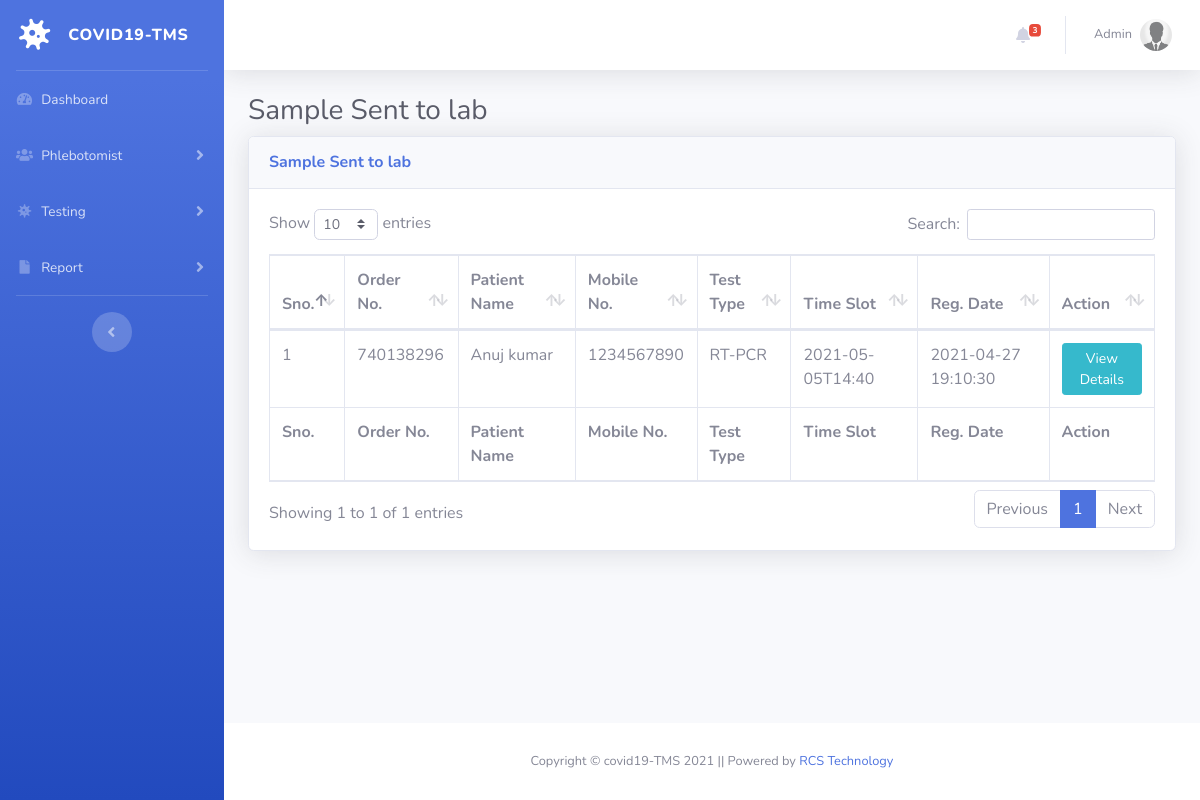
Page /samplesent-lab-test.php (signed in) on the committed database.
### tables this page shows
CREATE TABLE `tbltestrecord` (
  `id` int(11) NOT NULL,
  `OrderNumber` bigint(14) DEFAULT NULL,
  `PatientMobileNumber` bigint(14) DEFAULT NULL,
  `TestType` varchar(100) DEFAULT NULL,
  `TestTimeSlot` varchar(120) DEFAULT NULL,
  `ReportStatus` varchar(100) DEFAULT NULL,
  `FinalReport` varchar(150) DEFAULT NULL,
  `ReportUploadTime` varchar(200) DEFAULT NULL,
  `RegistrationDate` timestamp NULL DEFAULT current_timestamp(),
  `AssignedtoEmpId` varchar(150) DEFAULT NULL,
  `AssigntoName` varchar(180) DEFAULT NULL,
  `AssignedTime` varchar(100) DEFAULT NULL
);

CREATE TABLE `tblpatients` (
  `id` int(11) NOT NULL,
  `FullName` varchar(120) DEFAULT NULL,
  `MobileNumber` bigint(12) DEFAULT NULL,
  `DateOfBirth` date DEFAULT NULL,
  `GovtIssuedId` varchar(150) DEFAULT NULL,
  `GovtIssuedIdNo` varchar(150) DEFAULT NULL,
  `FullAddress` varchar(255) DEFAULT NULL,
  `State` varchar(200) DEFAULT NULL,
  `RegistrationDate` timestamp NOT NULL DEFAULT current_timestamp()
);

### samplesent-lab-test.php (the view, shortened to what this page needs)
<?php session_start();
include_once('includes/config.php');
if (strlen($_SESSION['aid']==0)) {
  header('location:logout.php');
  } else{
?>
<!DOCTYPE html>
<html lang="en">
<head>
    <link href="vendor/fontawesome-free/css/all.min.css" rel="stylesheet" type="text/css">
    <link href="css/sb-admin-2.min.css" rel="stylesheet">
    <link href="vendor/datatables/dataTables.bootstrap4.min.css" rel="stylesheet">
</head>
<body id="page-top">
    <div id="wrapper">
  <?php include_once('includes/sidebar.php');?>
        <div id="content-wrapper" class="d-flex flex-column">
            <div id="content">
<?php include_once('includes/topbar.php');?>
                <div class="container-fluid">
                    <h1 class="h3 mb-2 text-gray-800">Sample Sent to lab</h1>
                    <div class="card shadow mb-4">
                        <div class="card-header py-3">
                            <h6 class="m-0 font-weight-bold text-primary">Sample Sent to lab</h6>
                        </div>
                        <div class="card-body">
                            <div class="table-responsive">
                                <form name="assignto" method="post">
                    <table class="table table-bordered" id="dataTable" width="100%" cellspacing="0">
                                    <thead>
                                        <tr>
                                            <th>Sno.</th>
                                            <th>Order No.</th>
                                            <th>Patient Name</th>
                                            <th>Mobile No.</th>
                                            <th>Test Type</th>
                                            <th>Time Slot</th>
                                            <th>Reg. Date</th>
                                            <th>Action</th>
                                        </tr>
                                    </thead>
                                      <tfoot>
                                            <tr>
                                            <th>Sno.</th>
                                            <th>Order No.</th>
                                            <th>Patient Name</th>
                                            <th>Mobile No.</th>
                                            <th>Test Type</th>
                                            <th>Time Slot</th>
                                            <th>Reg. Date</th>
                                            <th>Action</th>
                                        </tr>
                                    </tfoot>
                                    <tbody>
<?php $query=mysqli_query($con,"select tbltestrecord.OrderNumber,tblpatients.FullName,tblpatients.MobileNumber,tbltestrecord.TestType,tbltestrecord.TestTimeSlot,tbltestrecord.RegistrationDate,tbltestrecord.id as testid from tbltestrecord
join tblpatients on tblpatients.MobileNumber=tbltestrecord.PatientMobileNumber
where ReportStatus='Sent to Lab'
    ");
$cnt=1;
while($row=mysqli_fetch_array($query)){
?>
                                        <tr>
                                            <td><?php echo $cnt;?></td>
                                            <td><?php echo $row['OrderNumber'];?></td>
                                            <td><?php echo $row['FullName'];?></td>
                                            <td><?php echo $row['MobileNumber'];?></td>
                                            <td><?php echo $row['TestType'];?></td>
                                            <td><?php echo $row['TestTimeSlot'];?></td>
                                             <td><?php echo $row['RegistrationDate'];?></td>
                                            <td>
                                <a href="test-details.php?tid=<?php echo $row['testid'];?>&&oid=<?php echo $row['OrderNumber'];?>" class="btn btn-info btn-sm">View Details</a>
                            </td>
                                        </tr>
<?php $cnt++;} ?>
                                    </tbody>
                                </table>
                                     </form>
                            </div>
                        </div>
                    </div>
                </div>
            </div>
    <?php include_once('includes/footer.php');?>
        </div>
    </div>
</body>
</html>
<?php } ?>

### includes/topbar.php (shortened to what this page needs)
      <nav class="navbar navbar-expand navbar-light bg-white topbar mb-4 static-top shadow">
            <?php if($_SESSION['aid']):?>
                    <ul class="navbar-nav ml-auto">
<?php $query=mysqli_query($con,"select * from tbltestrecord where ReportStatus is null");
$count=mysqli_num_rows($query);
?>
                        <li class="nav-item dropdown no-arrow mx-1">
                            <a class="nav-link dropdown-toggle" href="#" id="alertsDropdown" role="button"
                                data-toggle="dropdown" aria-haspopup="true" aria-expanded="false">
                                <i class="fas fa-bell fa-fw"></i>
                                <span class="badge badge-danger badge-counter"><?php echo $count;?></span>
                            </a>
                        </li>
                        <li class="nav-item dropdown no-arrow">
                            <a class="nav-link dropdown-toggle" href="#" id="userDropdown" role="button"
                                data-toggle="dropdown" aria-haspopup="true" aria-expanded="false">
                <?php
$adid=$_SESSION['aid'];
$ret1=mysqli_query($con,"select AdminName from tbladmin where ID='$adid'");
while($row1=mysqli_fetch_array($ret1)){
?>
                                <span class="mr-2 d-none d-lg-inline text-gray-600 small"><?php  echo $row1['AdminName'];?></span>
                           <?php } ?>
                                <img class="img-profile rounded-circle"
                                    src="img/aa.jpg">
                            </a>
                        </li>
                    </ul>
                <?php endif;?>
                </nav>

### rows in the picture
tbltestrecord: OrderNumber "740138296", tblpatients.FullName "Anuj kumar", tblpatients.MobileNumber "1234567890", TestType "RT-PCR", TestTimeSlot "2021-05-05T14:40", RegistrationDate "2021-04-27 19:10:30"

### other values in the picture
$count "3"
$row1['AdminName'] "Admin"
